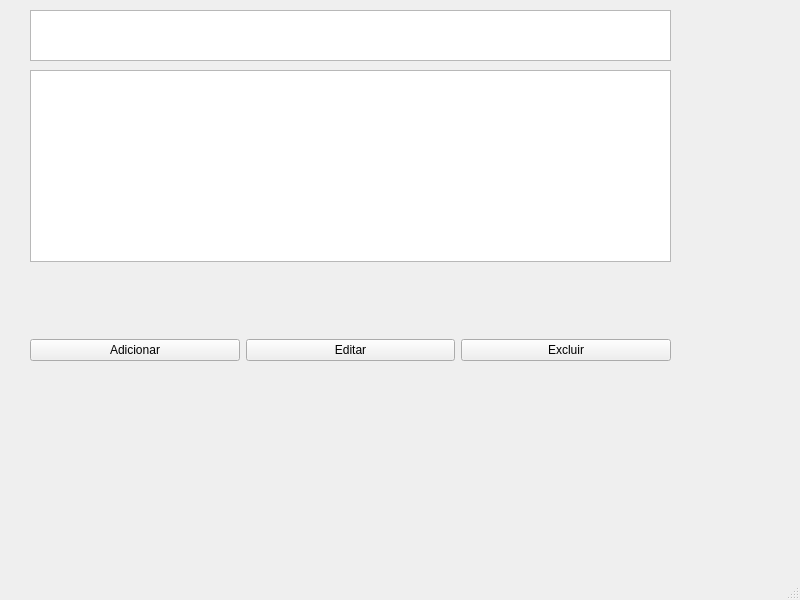
<?xml version="1.0" encoding="UTF-8"?>
<ui version="4.0">
 <class>MainWindow</class>
 <widget class="QMainWindow" name="MainWindow">
  <property name="geometry">
   <rect>
    <x>0</x>
    <y>0</y>
    <width>800</width>
    <height>600</height>
   </rect>
  </property>
  <property name="windowTitle">
   <string>MainWindow</string>
  </property>
  <widget class="QWidget" name="centralwidget">
   <widget class="QTextEdit" name="txt_tabela">
    <property name="geometry">
     <rect>
      <x>30</x>
      <y>10</y>
      <width>641</width>
      <height>51</height>
     </rect>
    </property>
    <property name="readOnly">
     <bool>true</bool>
    </property>
   </widget>
   <widget class="QWidget" name="horizontalLayoutWidget">
    <property name="geometry">
     <rect>
      <x>30</x>
      <y>320</y>
      <width>641</width>
      <height>61</height>
     </rect>
    </property>
    <layout class="QHBoxLayout" name="horizontalLayout">
     <item>
      <widget class="QPushButton" name="btn_add">
       <property name="text">
        <string>Adicionar</string>
       </property>
      </widget>
     </item>
     <item>
      <widget class="QPushButton" name="btn_editar">
       <property name="text">
        <string>Editar</string>
       </property>
      </widget>
     </item>
     <item>
      <widget class="QPushButton" name="btn_excluir">
       <property name="text">
        <string>Excluir</string>
       </property>
      </widget>
     </item>
    </layout>
   </widget>
   <widget class="QListWidget" name="list_dados">
    <property name="geometry">
     <rect>
      <x>30</x>
      <y>70</y>
      <width>641</width>
      <height>192</height>
     </rect>
    </property>
   </widget>
  </widget>
  <widget class="QMenuBar" name="menubar">
   <property name="geometry">
    <rect>
     <x>0</x>
     <y>0</y>
     <width>800</width>
     <height>22</height>
    </rect>
   </property>
  </widget>
  <widget class="QStatusBar" name="statusbar"/>
 </widget>
 <resources/>
 <connections/>
</ui>
